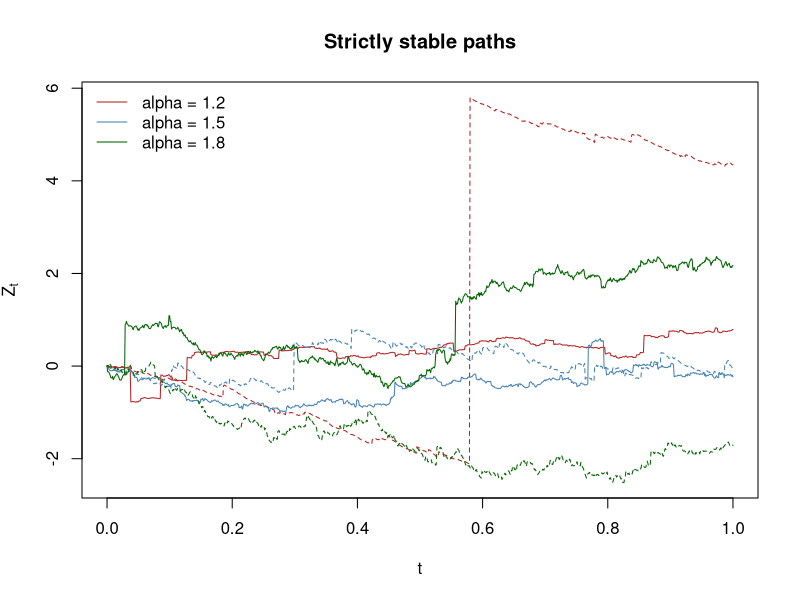
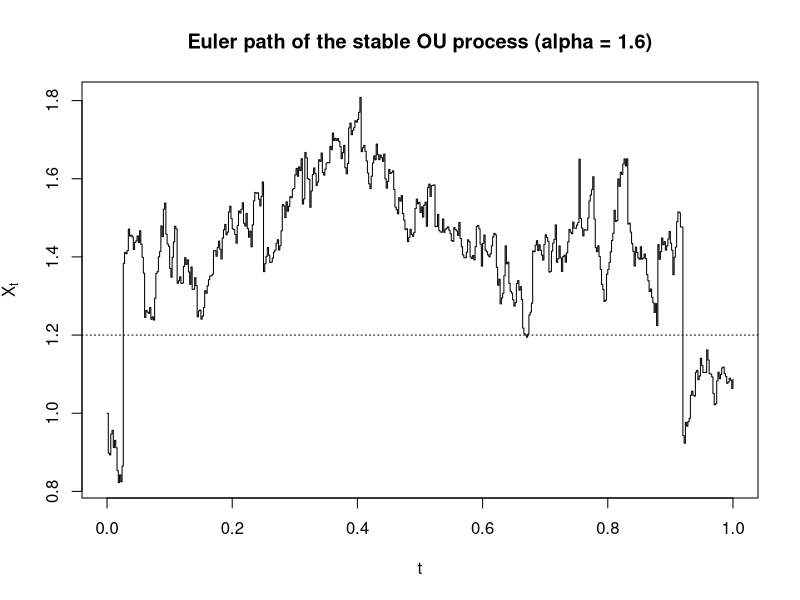
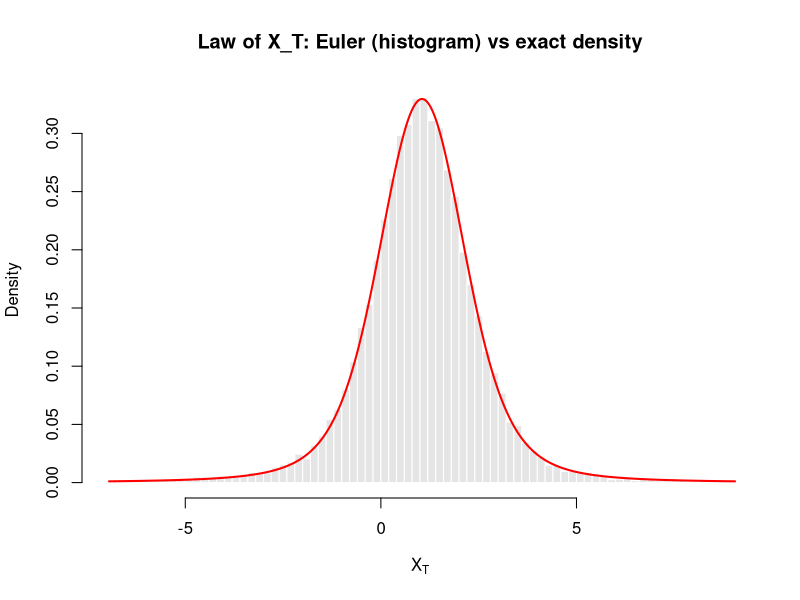
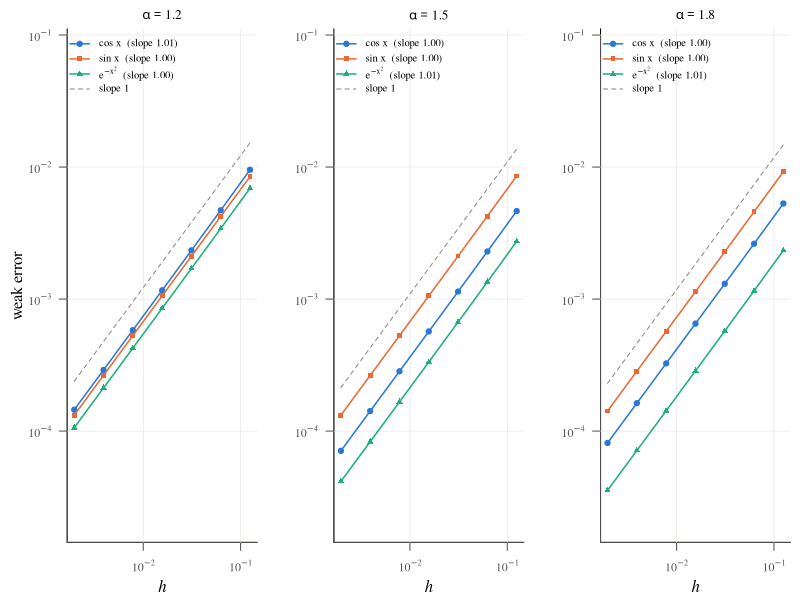
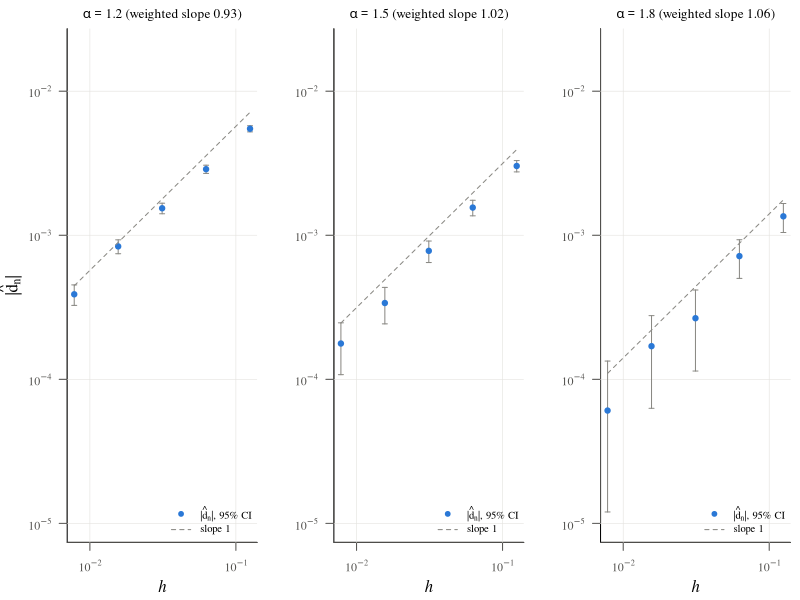
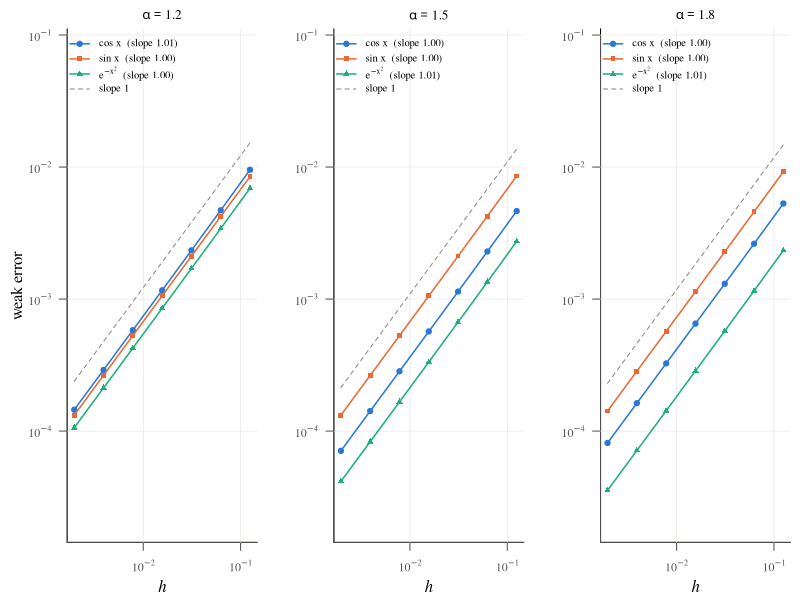
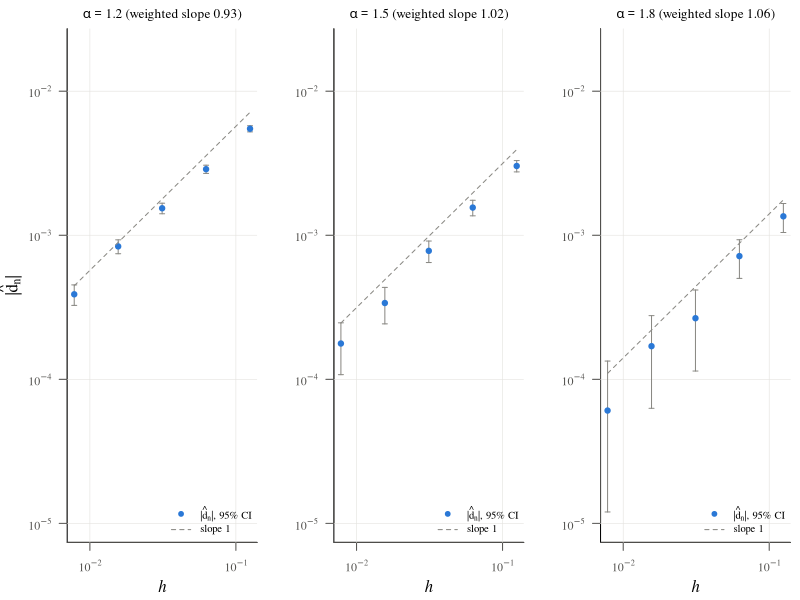

Here is the R script that generated these plots, in order:
## ---- chunk 1
knitr::opts_chunk$set(echo = TRUE, fig.width = 8, fig.height = 4.5,
                      cache = TRUE, message = FALSE, warning = FALSE)
if (!requireNamespace("stabledist", quietly = TRUE)) install.packages("stabledist")
library(stabledist)
set.seed(2026)
## ---- chunk 2
## n i.i.d. strictly alpha-stable variables S_alpha(gamma, beta, 0), S1 parametrisation
rstable_strict <- function(n, alpha, beta, gamma = 1) {
  stabledist::rstable(n, alpha = alpha, beta = beta, gamma = gamma, delta = 0, pm = 1)
}

## Path of Z on the grid t_k = k * t / n.steps
simul_proc_stable <- function(n.steps, alpha, beta, gamma = 1, t = 1) {
  h  <- t / n.steps
  dZ <- rstable_strict(n.steps, alpha, beta, gamma) * h^(1 / alpha)
  data.frame(time = (0:n.steps) * h, Z = c(0, cumsum(dZ)))
}
## ---- chunk 3
alpha <- 1.5; beta <- 0.8; n.steps <- 2^12
path  <- simul_proc_stable(n.steps, alpha, beta)
incr  <- diff(path$Z) * n.steps^(1 / alpha)          # h = 1 / n.steps
p     <- c(0.05, 0.25, 0.5, 0.75, 0.95)
round(rbind(empirical = quantile(incr, p),
            exact     = qstable(p, alpha, beta, gamma = 1, delta = 0, pm = 1)), 3)
## ---- chunk 4
alphas <- c(1.2, 1.5, 1.8); cols <- c("firebrick", "steelblue", "darkgreen")
paths  <- lapply(alphas, function(a) simul_proc_stable(1000, a, beta = 0))
pathsb <- lapply(alphas, function(a) simul_proc_stable(1000, a, beta = 0.8))
yl     <- range(unlist(lapply(c(paths, pathsb), `[[`, "Z")))
plot(NA, xlim = c(0, 1), ylim = yl, xlab = "t", ylab = expression(Z[t]),
     main = "Strictly stable paths")
for (i in seq_along(alphas)) {
  lines(paths[[i]]$time,  paths[[i]]$Z,  col = cols[i])
  lines(pathsb[[i]]$time, pathsb[[i]]$Z, col = cols[i], lty = 2)
}
legend("topleft", bty = "n", lwd = 1, col = cols,
       legend = paste0("alpha = ", alphas))
## ---- chunk 5
## Euler scheme for the stable OU process; returns the path on the grid
simuEDSX <- function(alpha, beta, gamma, t1, N, x0, theta, lambda, rho) {
  h  <- t1 / N
  dZ <- rstable_strict(N, alpha, beta, gamma) * h^(1 / alpha)
  X  <- numeric(N + 1); X[1] <- x0
  for (k in 1:N) X[k + 1] <- X[k] + theta * (lambda - X[k]) * h + rho * dZ[k]
  data.frame(time = (0:N) * h, X = X)
}

par.ou <- list(alpha = 1.6, beta = 0, gamma = 1, t1 = 1, x0 = 1,
               theta = 0.3, lambda = 1.2, rho = 1)
ou <- do.call(simuEDSX, c(par.ou, N = 500))
plot(ou$time, ou$X, type = "s", xlab = "t", ylab = expression(X[t]),
     main = "Euler path of the stable OU process (alpha = 1.6)")
abline(h = par.ou$lambda, lty = 3)
## ---- chunk 6
law_exact <- function(alpha, beta, gamma, t1, x0, theta, lambda, rho) {
  list(scale = gamma * rho * ((1 - exp(-alpha * theta * t1)) / (alpha * theta))^(1 / alpha),
       loc   = lambda + (x0 - lambda) * exp(-theta * t1))
}

## Vectorised over M paths: terminal values X_T^N only
euler_terminal_ou <- function(M, N, alpha, beta, gamma, t1, x0, theta, lambda, rho) {
  h <- t1 / N; X <- rep(x0, M)
  for (k in 1:N)
    X <- X + theta * (lambda - X) * h + rho * rstable_strict(M, alpha, beta, gamma) * h^(1 / alpha)
  X
}

XT <- do.call(euler_terminal_ou, c(list(M = 2e4, N = 200), par.ou))
le <- do.call(law_exact, par.ou)
xs <- seq(le$loc - 8, le$loc + 8, length.out = 400)
hist(XT[abs(XT - le$loc) < 8], breaks = 80, prob = TRUE, col = "grey90",
     border = "white", main = "Law of X_T: Euler (histogram) vs exact density",
     xlab = expression(X[T]))
lines(xs, dstable(xs, par.ou$alpha, par.ou$beta, gamma = le$scale,
                  delta = le$loc, pm = 1), col = "red", lwd = 2)
## ---- chunk 7
law_euler <- function(N, alpha, beta, gamma, t1, x0, theta, lambda, rho) {
  h <- t1 / N; q <- 1 - theta * h
  stopifnot(q > 0)
  list(scale = gamma * rho * h^(1 / alpha) * sum(q^(alpha * (0:(N - 1))))^(1 / alpha),
       loc   = lambda + (x0 - lambda) * q^N)
}

## E[exp(iX)] for X ~ S_alpha(scale, beta, loc), S1, alpha != 1
charf1 <- function(alpha, beta, scale, loc)
  exp(1i * loc - scale^alpha * (1 - 1i * beta * tan(pi * alpha / 2)))

E_g <- function(g, law, alpha, beta) {
  switch(g,
    cos   = Re(charf1(alpha, beta, law$scale, law$loc)),
    sin   = Im(charf1(alpha, beta, law$scale, law$loc)),
    gauss = integrate(function(x) exp(-x^2) * dstable(x, alpha, beta, gamma = law$scale,
                                                      delta = law$loc, pm = 1),
                      lower = -10, upper = 10, subdivisions = 2000L,
                      rel.tol = 1e-10)$value)
}

exact_weak_errors <- function(par, Ns, tests = c("cos", "sin", "gauss")) {
  le <- do.call(law_exact, par)
  out <- expand.grid(N = Ns, g = tests, stringsAsFactors = FALSE)
  out$h <- par$t1 / out$N
  out$error <- mapply(function(N, g) {
    ln <- do.call(law_euler, c(list(N = N), par))
    abs(E_g(g, ln, par$alpha, par$beta) - E_g(g, le, par$alpha, par$beta))
  }, out$N, out$g)
  out
}

Ns  <- 2^(3:9)
res <- do.call(rbind, lapply(c(1.2, 1.5, 1.8), function(a)
  cbind(alpha = a, exact_weak_errors(modifyList(par.ou, list(alpha = a, beta = 0.5)), Ns))))

## Estimated orders: least-squares slope of log(error) against log(h)
fit_order <- function(d, y) unname(coef(lm(log(abs(d[[y]])) ~ log(d$h)))[2])
slopes <- do.call(rbind, lapply(split(res, list(res$alpha, res$g), drop = TRUE),
  function(d) data.frame(alpha = d$alpha[1], g = d$g[1], order = fit_order(d, "error"))))
rownames(slopes) <- NULL
slopes
## ---- chunk 8
## Common style for the article figures (same layout for fig_exact.pdf and fig_coupled.pdf)
fig_cols <- c("#2a78d6", "#eb6834", "#1baf7a")   # blue, orange, aqua (colour-blind safe)
fig_pch  <- c(19, 15, 17)                          # circle, square, triangle
ref_col  <- "#8a8984"; grid_col <- "#e4e3df"
log_axis <- function(side, lim) {                  # ticks at powers of ten, labelled 10^k
  k  <- floor(log10(lim[1])):ceiling(log10(lim[2]))
  at <- 10^k
  axis(side, at = at, labels = parse(text = paste0("10^", k)), las = 1,
       col = "#52514e", col.axis = "#52514e", cex.axis = 0.9)
  if (side == 1) abline(v = at, col = grid_col, lwd = 0.6) else abline(h = at, col = grid_col, lwd = 0.6)
}
panel_frame <- function(xlim, ylim, main, ylab) {
  plot(NA, xlim = xlim, ylim = ylim, log = "xy", xaxt = "n", yaxt = "n", bty = "l",
       xlab = "", ylab = "", main = main, font.main = 1, cex.main = 1)
  log_axis(1, xlim); log_axis(2, ylim)
  mtext(expression(italic(h)), side = 1, line = 2.3)
  if (!is.null(ylab)) mtext(ylab, side = 2, line = 2.6)
}
alphas_fig <- c(1.2, 1.5, 1.8)
## ---- chunk 9
plot_exact <- function() {
  op <- par(mfrow = c(1, 3), mar = c(3.6, 4.2, 1.8, 0.6), family = "serif", cex = 0.8)
  on.exit(par(op))
  ylim <- c(2e-5, 8e-2); tests <- c("cos", "sin", "gauss")
  for (k in seq_along(alphas_fig)) {
    a <- alphas_fig[k]; d <- subset(res, alpha == a)
    panel_frame(range(d$h), ylim, bquote(alpha == .(a)),
                if (k == 1) "weak error" else NULL)
    sl <- sapply(tests, function(gg) subset(slopes, alpha == a & g == gg)$order)
    for (j in seq_along(tests)) {
      dj <- subset(d, g == tests[j])
      lines(dj$h, dj$error, type = "o", pch = fig_pch[j], col = fig_cols[j], lwd = 1.5, cex = 0.8)
    }
    ## reference line of slope one, placed above the data
    h0 <- max(d$h); e0 <- 1.6 * max(d$error[d$h == h0])
    lines(range(d$h), e0 * range(d$h) / h0, lty = 2, col = ref_col)
    labs <- as.expression(list(
      bquote(cos~x~~"(slope" ~ .(sprintf("%.2f", sl[1])) * ")"),
      bquote(sin~x~~"(slope" ~ .(sprintf("%.2f", sl[2])) * ")"),
      bquote(e^{-x^2}~~"(slope" ~ .(sprintf("%.2f", sl[3])) * ")"),
      "slope 1"))
    legend("topleft", legend = labs, col = c(fig_cols, ref_col), pch = c(fig_pch, NA),
           lty = c(1, 1, 1, 2), lwd = c(1.5, 1.5, 1.5, 1), bty = "n", cex = 0.8)
  }
}
plot_exact()                                                   # shown in the report
pdf("fig_exact.pdf", width = 7.2, height = 2.5); plot_exact(); invisible(dev.off())
## ---- chunk 10
drift <- function(x) -sin(x)
diffu <- function(x) 1 + 0.5 * cos(x)

## Coupled estimate of d_N = E[g(X^N_T) - g(X^{2N}_T)]; returns mean and standard error
coupled_diff <- function(N, M, alpha, beta, g, x0 = 1, t1 = 1) {
  hf <- t1 / (2 * N)                              # fine step; coarse step = 2 * hf
  xf <- rep(x0, M); xc <- rep(x0, M)
  for (k in 1:N) {
    dZ1 <- rstable_strict(M, alpha, beta) * hf^(1 / alpha)
    dZ2 <- rstable_strict(M, alpha, beta) * hf^(1 / alpha)
    xf  <- xf + drift(xf) * hf + diffu(xf) * dZ1
    xf  <- xf + drift(xf) * hf + diffu(xf) * dZ2
    xc  <- xc + drift(xc) * 2 * hf + diffu(xc) * (dZ1 + dZ2)
  }
  d <- g(xc) - g(xf)
  c(mean = mean(d), se = sd(d) / sqrt(M))
}

g_gauss <- function(x) exp(-x^2)
M  <- 2e5                         # value used in the article
Nc <- 2^(3:7)

mc <- do.call(rbind, lapply(c(1.2, 1.5, 1.8), function(a) {
  r <- t(sapply(Nc, coupled_diff, M = M, alpha = a, beta = 0.5, g = g_gauss))
  data.frame(alpha = a, N = Nc, h = 1 / Nc, d = r[, "mean"], se = r[, "se"])
}))
## Least squares on log|d_n| against log h, weighted by (d_n / se_n)^2
fit_order_w <- function(d) unname(coef(lm(log(abs(d$d)) ~ log(d$h), weights = (d$d / d$se)^2))[2])
mc$order <- unsplit(lapply(split(mc, mc$alpha),
  function(d) rep(fit_order_w(d), nrow(d))), mc$alpha)
mc
## ---- chunk 11
plot_coupled <- function() {
  op <- par(mfrow = c(1, 3), mar = c(3.6, 4.2, 1.8, 0.6), family = "serif", cex = 0.8)
  on.exit(par(op))
  ylim <- c(1e-5, 2e-2)
  for (k in seq_along(alphas_fig)) {
    a  <- alphas_fig[k]; d <- subset(mc, alpha == a)
    ad <- abs(d$d)
    lo <- pmax(ad - 1.96 * d$se, 1.2e-5); hi <- ad + 1.96 * d$se
    panel_frame(range(d$h), ylim,
                bquote(alpha == .(a) ~ "(weighted slope" ~ .(sprintf("%.2f", d$order[1])) * ")"),
                if (k == 1) expression("|" * hat(d)[n] * "|") else NULL)
    arrows(d$h, lo, d$h, hi, angle = 90, code = 3, length = 0.025, col = ref_col)
    points(d$h, ad, pch = fig_pch[1], col = fig_cols[1], cex = 0.9)
    ## reference line of slope one, anchored above the coarsest level
    h0 <- max(d$h)
    lines(range(d$h), 1.3 * ad[d$h == h0] * range(d$h) / h0, lty = 2, col = ref_col)
    legend("bottomright", bty = "n", cex = 0.8,
           legend = c(expression("|" * hat(d)[n] * "|, 95% CI"), "slope 1"),
           col = c(fig_cols[1], ref_col), pch = c(fig_pch[1], NA), lty = c(NA, 2))
  }
}
plot_coupled()                                                 # shown in the report
pdf("fig_coupled.pdf", width = 7.2, height = 2.5); plot_coupled(); invisible(dev.off())
## ---- chunk 12
par.c <- list(x0 = 1, theta = 0.3, lambda = 1.2, rho = 1, t1 = 1)

## E g(X) for X ~ Cauchy(mu, tau), and its partial derivatives (d/dtau, d/dmu)
F_cauchy <- list(
  cos = function(m, t) exp(-t) * cos(m),
  sin = function(m, t) exp(-t) * sin(m),
  lor = function(m, t) (t + 1) / ((t + 1)^2 + m^2))
dF_cauchy <- list(
  cos = function(m, t) c(dtau = -exp(-t) * cos(m), dmu = -exp(-t) * sin(m)),
  sin = function(m, t) c(dtau = -exp(-t) * sin(m), dmu =  exp(-t) * cos(m)),
  lor = function(m, t) { D <- (t + 1)^2 + m^2
    c(dtau = (m^2 - (t + 1)^2) / D^2, dmu = -2 * m * (t + 1) / D^2) })

cauchy_laws <- function(N, x0, theta, lambda, rho, t1) {
  E <- exp(-theta * t1); q <- 1 - theta * t1 / N
  stopifnot(q > 0)
  list(mT = lambda + (x0 - lambda) * E,   tT = rho * (1 - E) / theta,
       mN = lambda + (x0 - lambda) * q^N, tN = rho * (1 - q^N) / theta, E = E)
}

Nc_c <- 2^(3:9)
cauchy <- do.call(rbind, lapply(names(F_cauchy), function(g) {
  err <- sapply(Nc_c, function(N) {
    L <- do.call(cauchy_laws, c(list(N = N), par.c))
    F_cauchy[[g]](L$mN, L$tN) - F_cauchy[[g]](L$mT, L$tT)
  })
  L  <- do.call(cauchy_laws, c(list(N = 1), par.c))
  dF <- dF_cauchy[[g]](L$mT, L$tT)
  C1 <- with(par.c, 0.5 * theta * t1 * L$E * (rho * dF["dtau"] - theta * (x0 - lambda) * dF["dmu"]))
  data.frame(g = g, N = Nc_c, h = par.c$t1 / Nc_c, error = err,
             ratio = err * Nc_c / par.c$t1, C1 = unname(C1))
}))
## Fitted orders and convergence of error / h to C1
sapply(split(cauchy, cauchy$g), function(d) fit_order(d, "error"))
## Table 2 of the article: error / h and C1, in units of 1e-2
round(100 * xtabs(ratio ~ N + g, data = cauchy), 4)
round(100 * tapply(cauchy$C1, cauchy$g, function(x) x[1]), 4)
